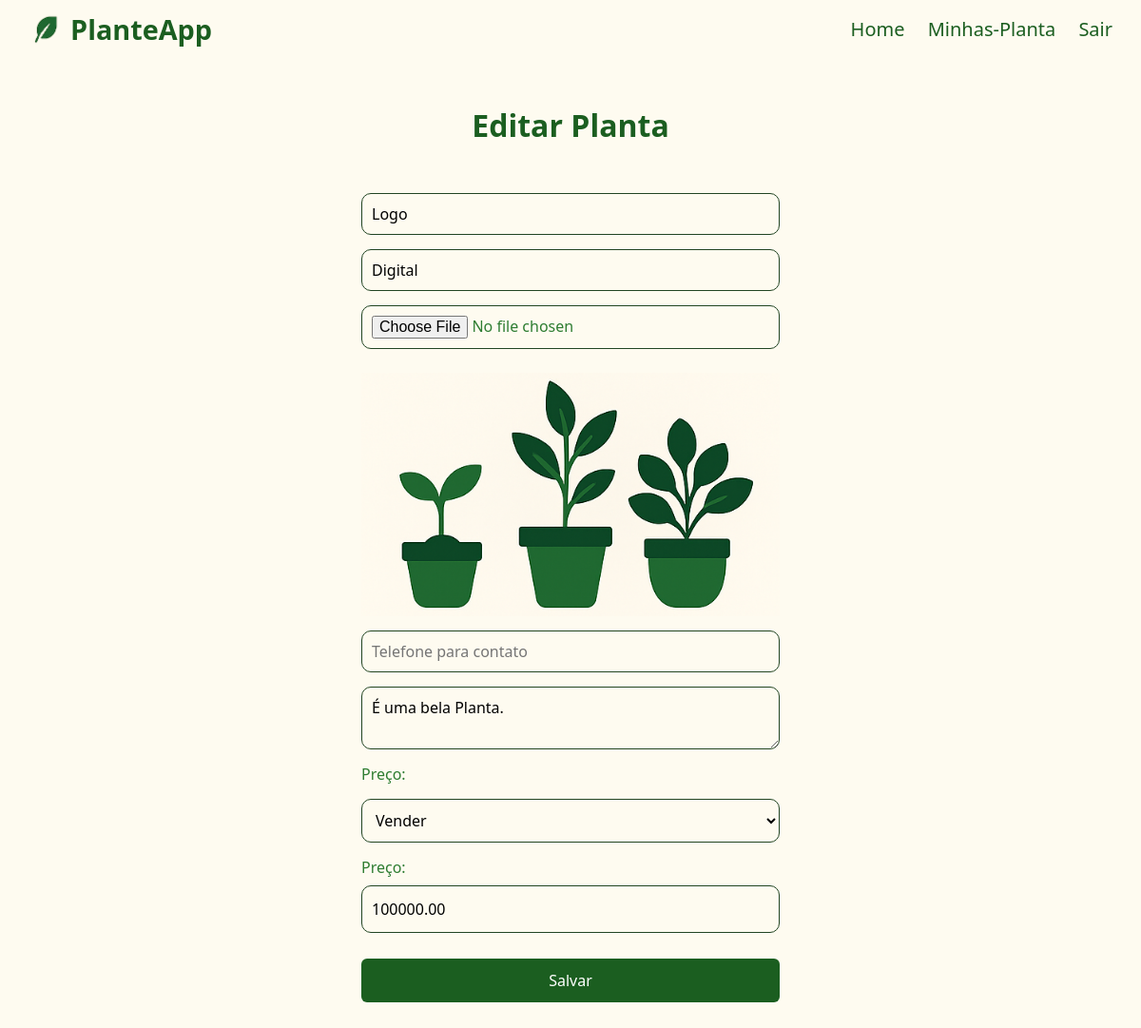
/Planta/editar-planta.php?idplantas=3, run on the app's committed database.
### tables this page shows
CREATE TABLE `plantas` (
  `idplantas` int(11) NOT NULL AUTO_INCREMENT,
  `nome` varchar(100) DEFAULT NULL,
  `tipo` varchar(100) DEFAULT NULL,
  `telefone` varchar(15) DEFAULT NULL,
  `descricao` mediumtext DEFAULT NULL,
  `foto` varchar(45) DEFAULT NULL,
  `opcao` enum('doar','trocar','vender') DEFAULT NULL,
  `preco` decimal(10,2) DEFAULT NULL,
  `usuario_id` int(11) DEFAULT NULL,
  `troca` varchar(100) DEFAULT NULL,
  PRIMARY KEY (`idplantas`),
  KEY `fk_plantas_usuarios_idx` (`usuario_id`),
  CONSTRAINT `fk_plantas_usuarios` FOREIGN KEY (`usuario_id`) REFERENCES `cadastro` (`id`) ON DELETE NO ACTION ON UPDATE NO ACTION
);

### Planta/editar-planta.php (the view, shortened to what this page needs)
<?php
$nome = $tipo = $descricao = $opcao = $preco = $foto = $troca = "";
if (!empty($_GET['idplantas'])) {
  include_once(__DIR__ . '/../Login/config.php');
  $idplantas = $_GET['idplantas'];
  $sqlSelect = "SELECT * FROM plantas WHERE idplantas = $idplantas";
  $result = $conexao->query($sqlSelect);
  if ($result && $result->num_rows > 0) {
    $row = $result->fetch_assoc();
    $nome = $row['nome'];
    $tipo = $row['tipo'];
    $telefone = $row['telefone'];
    $descricao = $row['descricao'];
    $opcao = $row['opcao'];
    $preco = $row['preco'];
    $foto = $row['foto'];
  } else {
    echo "Planta não encontrada.";
    exit();
  }
}
?>
<!DOCTYPE html>
<html lang="pt-br">
<head>
  <link rel="stylesheet" href="../CSS/cadastrar-planta.css">
</head>
<body>
  <header>
    <div class="logo">
      <img src="../img/folha.png" alt="Logo" />
      <a href="../Login/home.php">PlanteApp</a>
    </div>
    <nav>
      <a href="../Login/home.php">Home</a>
      <a href="listar-plantas.php">Minhas-Planta</a>
      <a href="../Login/sair.php">Sair</a>
    </nav>
  </header>
  <main>
    <h1>Editar Planta</h1>
    <form action="saveEdit.php" method="post" enctype="multipart/form-data">
      <input type="text" id="nome" name="nome" value="<?php echo htmlspecialchars($nome); ?>" placeholder="Nome da Planta" required>
      <input type="text" id="tipo" name="tipo" value="<?php echo htmlspecialchars($tipo); ?>" placeholder="Tipo de Planta" required>
      <input type="file" id="foto" name="foto" accept="image/*">
      <?php if ($foto): ?>
        <img id="preview" src="uploads/<?php echo htmlspecialchars($foto); ?>" alt="Prévia da imagem" style="max-width:100%; margin-top:10px;">
      <?php else: ?>
        <img id="preview" src="#" alt="Prévia da imagem" style="display:none; max-width:100%; margin-top:10px;">
      <?php endif; ?>
      <input type="tel " id="telefone" name="telefone" value="<?php echo htmlspecialchars($telefone); ?>" placeholder="Telefone para contato" required>
      <textarea id="descricao" name="descricao" placeholder="Descrição" required><?php echo htmlspecialchars($descricao); ?></textarea>
      <label for="preco">Preço:</label>
      <select id="opcao" name="opcao" required>
        <option value="vender" <?php if ($opcao == 'vender') echo 'selected'; ?>>Vender</option>
      </select>
      <div id="dinheiro-container" style="<?php if ($opcao != 'vender') echo 'display:none;'; ?>">
        <label for="preco">Preço:</label>
        <input type="text" id="preco" name="preco" value="<?php echo htmlspecialchars($preco); ?>">
      </div>
      <button type="submit" name="salvar" id="salvar">Salvar</button>
    </form>
  </main>
</body>
</html>

### CSS/cadastrar-planta.css (style rules this page uses)
* { margin: 0; padding: 0; box-sizing: border-box; font-family: 'Segoe UI', Tahoma, Geneva, Verdana, sans-serif; }
body { background-color: #FEFBF0; color: #2e7d32; min-height: 100vh; }
header { display: flex; justify-content: space-between; align-items: center; padding: 10px 30px; }
.logo a { text-decoration: none; color: #1b5e20; }
.logo { display: flex; align-items: center; font-weight: bold; font-size: 1.8rem; }
.logo img { height: 40px; margin-right: 0.5rem; }
nav a { margin-left: 20px; text-decoration: none; color: #1b5e20; font-weight: 500; font-size: 20px; gap: 1rem; }
main { display: flex; flex-direction: column; align-items: center; margin: 40px 20px; }
main h1 { margin-top: 10px; font-size: 32px; margin-bottom: 20px; color: #1b5e20; }
form { padding: 30px; border-radius: 10px; width: 100%; max-width: 500px; display: flex; flex-direction: column; gap: 15px; }
form input, form textarea, form select { padding: 10px; height: 50px; border: 1px solid #224523; border-radius: 10px; font-size: 16px; flex: 1; width: 100%; min-width: 0; background-color: transparent; }
#dinheiro-container label, #troca-container label { display: block; margin-bottom: 8px; }
#dinheiro-container input, #troca-container textarea { display: block; margin-bottom: 12px; }
form textarea { resize: vertical; min-height: 40px; }
form button { background-color: #1b5e20;; color: white; padding: 12px; font-size: 16px; border: none; border-radius: 6px; cursor: pointer; transition: background-color 0.3s ease; }

### data on the page
plantas: nome "Logo", tipo "Digital", foto (picture), descricao "É uma bela Planta.", opcao "Vender", preco "100000.00"
